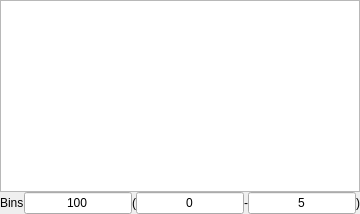
           <widget class="QWidget" name="dwelltab">
            <attribute name="title">
             <string>Dwell</string>
            </attribute>
            <layout class="QGridLayout" name="gridLayout_8">
             <property name="margin">
              <number>0</number>
             </property>
             <property name="spacing">
              <number>0</number>
             </property>
             <item row="0" column="0">
              <widget class="GraphicsLayoutWidget" name="dwellhistplot">
               <property name="sizePolicy">
                <sizepolicy hsizetype="Expanding" vsizetype="Expanding">
                 <horstretch>0</horstretch>
                 <verstretch>0</verstretch>
                </sizepolicy>
               </property>
               <property name="font">
                <font>
                 <family>Kozuka Gothic Pro L</family>
                 <pointsize>20</pointsize>
                 <weight>3</weight>
                 <italic>false</italic>
                 <bold>false</bold>
                </font>
               </property>
               <property name="styleSheet">
                <string notr="true">font: 25 20pt &quot;Kozuka Gothic Pro L&quot;;</string>
               </property>
              </widget>
             </item>
             <item row="1" column="0">
              <layout class="QHBoxLayout" name="horizontalLayout_14">
               <item>
                <widget class="QLabel" name="label_21">
                 <property name="sizePolicy">
                  <sizepolicy hsizetype="Fixed" vsizetype="Fixed">
                   <horstretch>0</horstretch>
                   <verstretch>0</verstretch>
                  </sizepolicy>
                 </property>
                 <property name="text">
                  <string>Bins</string>
                 </property>
                </widget>
               </item>
               <item>
                <widget class="QLineEdit" name="dwellbins">
                 <property name="sizePolicy">
                  <sizepolicy hsizetype="Fixed" vsizetype="Fixed">
                   <horstretch>0</horstretch>
                   <verstretch>0</verstretch>
                  </sizepolicy>
                 </property>
                 <property name="text">
                  <string>100</string>
                 </property>
                 <property name="alignment">
                  <set>Qt::AlignCenter</set>
                 </property>
                </widget>
               </item>
               <item>
                <layout class="QHBoxLayout" name="horizontalLayout_10">
                 <item>
                  <widget class="QLabel" name="label_22">
                   <property name="sizePolicy">
                    <sizepolicy hsizetype="Fixed" vsizetype="Fixed">
                     <horstretch>0</horstretch>
                     <verstretch>0</verstretch>
                    </sizepolicy>
                   </property>
                   <property name="text">
                    <string>(</string>
                   </property>
                  </widget>
                 </item>
                 <item>
                  <widget class="QLineEdit" name="dwellrange0">
                   <property name="sizePolicy">
                    <sizepolicy hsizetype="Fixed" vsizetype="Fixed">
                     <horstretch>0</horstretch>
                     <verstretch>0</verstretch>
                    </sizepolicy>
                   </property>
                   <property name="text">
                    <string>0</string>
                   </property>
                   <property name="alignment">
                    <set>Qt::AlignCenter</set>
                   </property>
                  </widget>
                 </item>
                 <item>
                  <widget class="QLabel" name="label_23">
                   <property name="sizePolicy">
                    <sizepolicy hsizetype="Fixed" vsizetype="Fixed">
                     <horstretch>0</horstretch>
                     <verstretch>0</verstretch>
                    </sizepolicy>
                   </property>
                   <property name="text">
                    <string>-</string>
                   </property>
                  </widget>
                 </item>
                 <item>
                  <widget class="QLineEdit" name="dwellrange1">
                   <property name="sizePolicy">
                    <sizepolicy hsizetype="Fixed" vsizetype="Fixed">
                     <horstretch>0</horstretch>
                     <verstretch>0</verstretch>
                    </sizepolicy>
                   </property>
                   <property name="text">
                    <string>5</string>
                   </property>
                   <property name="alignment">
                    <set>Qt::AlignCenter</set>
                   </property>
                  </widget>
                 </item>
                 <item>
                  <widget class="QLabel" name="label_24">
                   <property name="sizePolicy">
                    <sizepolicy hsizetype="Fixed" vsizetype="Fixed">
                     <horstretch>0</horstretch>
                     <verstretch>0</verstretch>
                    </sizepolicy>
                   </property>
                   <property name="text">
                    <string>)</string>
                   </property>
                  </widget>
                 </item>
                </layout>
               </item>
              </layout>
             </item>
            </layout>
           </widget>
